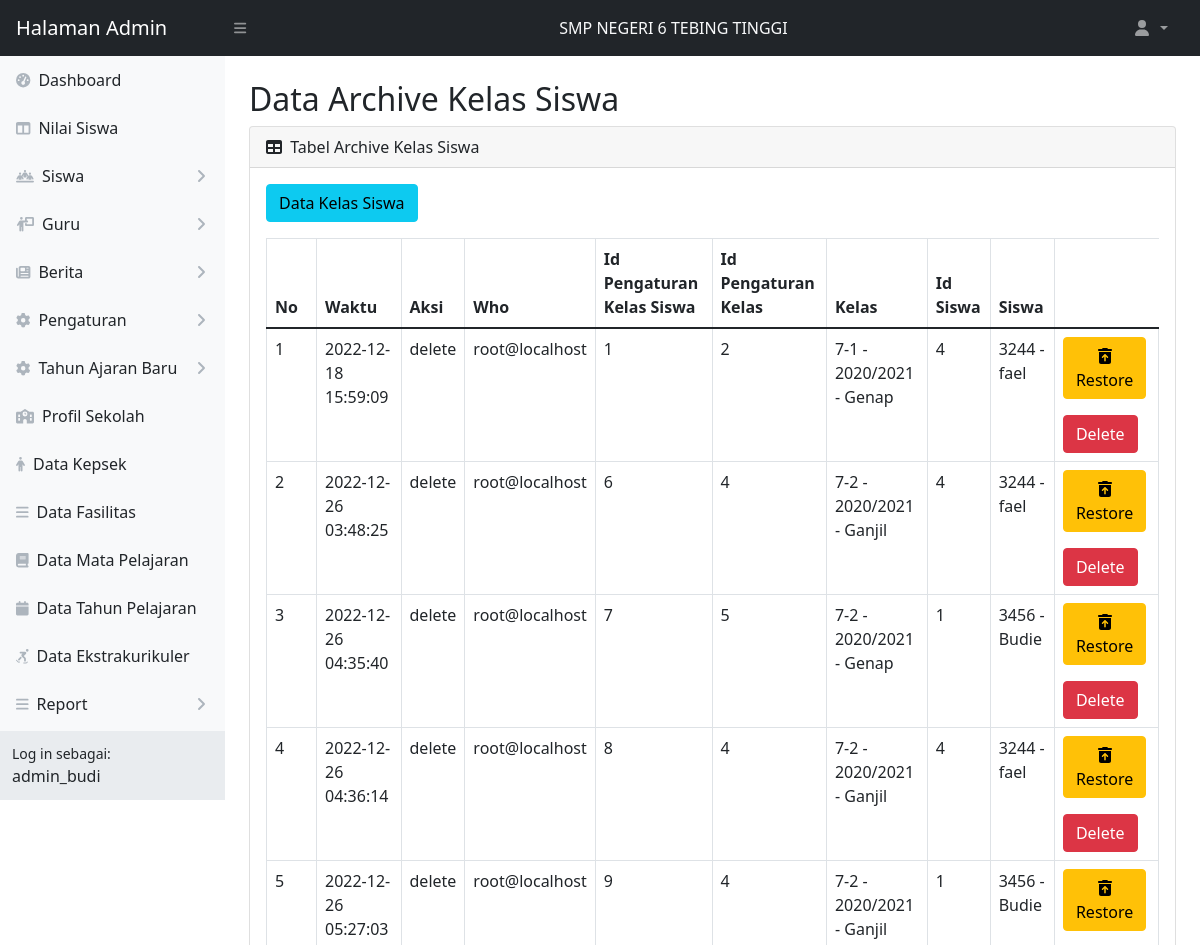
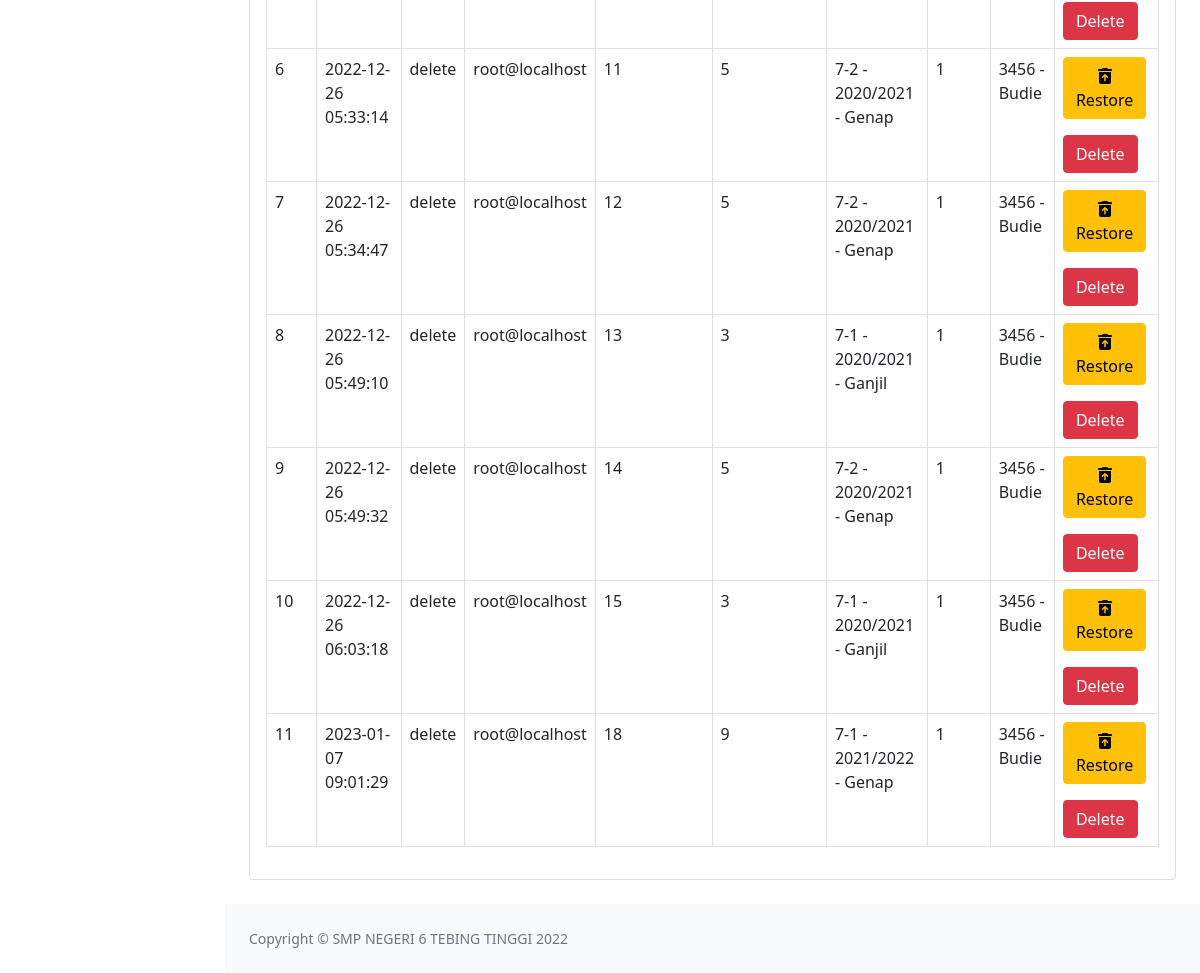
The app's page /web_app/admin/restore-kelas-siswa.php (signed in) with its own data (2 pictures, top to bottom).
### tables this page shows
CREATE TABLE `akun_admin` (
  `admin_id` int(11) NOT NULL,
  `username` varchar(15) NOT NULL,
  `nama_lengkap` varchar(50) NOT NULL,
  `password` varchar(60) NOT NULL
);

CREATE TABLE `log_pengaturan_kelas_siswa` (
  `id_log` int(11) NOT NULL,
  `waktu` timestamp NOT NULL DEFAULT current_timestamp() ON UPDATE current_timestamp(),
  `aksi` enum('insert','update','delete') NOT NULL,
  `who` varchar(50) NOT NULL,
  `id_pengaturan_kelas_siswa` int(11) NOT NULL,
  `old_id_pengaturan_kelas` char(11) NOT NULL,
  `new_id_pengaturan_kelas` char(11) NOT NULL,
  `old_id_siswa` char(11) NOT NULL,
  `new_id_siswa` char(11) NOT NULL
);

CREATE TABLE `pengaturan_kelas` (
  `id` int(11) NOT NULL,
  `nama` char(3) NOT NULL,
  `id_tahun_pelajaran` int(11) NOT NULL,
  `id_guru` int(11) NOT NULL
);

CREATE TABLE `tahun_pelajaran` (
  `id` int(11) NOT NULL,
  `tahun_pelajaran` varchar(9) NOT NULL,
  `semester` enum('Ganjil','Genap') NOT NULL
);

CREATE TABLE `siswa` (
  `id` int(11) NOT NULL,
  `nis` char(4) NOT NULL,
  `nisn` char(10) NOT NULL,
  `nama_lengkap` varchar(50) NOT NULL,
  `jenis_kelamin` enum('L','P') NOT NULL,
  `tempat_lahir` varchar(50) NOT NULL,
  `tanggal_lahir` date NOT NULL,
  `agama` enum('Islam','Katolik','Protestan','Buddha','Konghucu','Hindu') NOT NULL,
  `anak_ke` int(11) NOT NULL,
  `jumlah_saudara` int(11) NOT NULL,
  `berat_badan` int(11) NOT NULL,
  `tinggi_badan` int(11) NOT NULL,
  `gol_darah` enum('O','A','B','AB') NOT NULL,
  `no_hp` char(15) NOT NULL,
  `alamat` text NOT NULL,
  `status` enum('Aktif','Lulus','Pindah') NOT NULL,
  `foto` varchar(15) DEFAULT NULL
);

### web_app/admin/restore-kelas-siswa.php (the view, shortened to what this page needs)
<?php
    include 'koneksi.php';
    $admin = "SELECT username, nama_lengkap FROM akun_admin WHERE admin_id = '".$_SESSION['admin_id']."'";
    $data_admin = mysqli_query($koneksi, $admin);
    $get = mysqli_fetch_object($data_admin);
?>
<!DOCTYPE html>
<html lang="en">
    <head>
        <link href="https://cdn.jsdelivr.net/npm/simple-datatables@latest/dist/style.css" rel="stylesheet" />
        <link href="css/styles.css" rel="stylesheet" />
    </head>
    <body class="sb-nav-fixed">
        <?php
            include 'topnavbar.php';
            include 'sidebar.php';
        ?>
    <div id="layoutSidenav">
        <div id="layoutSidenav_content">
            <main>
                <div class="container-fluid px-4">
                    <h2 class="mt-4">Data Archive Kelas Siswa</h2>
                    <div class="card mb-4">
                        <div class="card-header">
                            <i class="fas fa-table me-1"></i>
                            Tabel Archive Kelas Siswa
                        </div>
                        <div class="card-body">
                            <a class="btn btn-info mb-3" href="pengaturan-kelas-siswa.php">Data Kelas Siswa</a>
                            <table id="example" class="dataTable-table">
                                    <thead>
                                        <tr>
                                            <th width="50px">No</th>
                                            <th>Waktu</th>
                                            <th>Aksi</th>
                                            <th>Who</th>
                                            <th>Id Pengaturan Kelas Siswa</th>
                                            <th>Id Pengaturan Kelas</th>
                                            <th>Kelas</th>
                                            <th>Id Siswa</th>
                                            <th>Siswa</th>
                                        </tr>
                                    </thead>
                                <tbody>
                                <?php
                                    $no = 1;
                                    $log = "SELECT * FROM log_pengaturan_kelas_siswa WHERE aksi='delete'";
                                    $query=mysqli_query($koneksi, $log);
                                    if(mysqli_num_rows($query)>0){
                                    while($data = mysqli_fetch_array($query)){
                                ?>
                                    <tr>
                                    <td><?php echo $no++?></td>
                                        <td><?php echo $data['waktu']?></td>
                                        <td><?php echo $data['aksi']?></td>
                                        <td><?php echo $data['who']?></td>
                                        <td><?php
                                            $idpks = $data['id_pengaturan_kelas_siswa'];
                                            echo $idpks;
                                            ?>
                                        </td>
                                        <td><?php
                                             $idpk = $data['old_id_pengaturan_kelas'];
                                             echo $idpk;
                                            ?>
                                        </td>
                                        <td><?php
                                             $kls = mysqli_query($koneksi, "SELECT p.nama, t.tahun_pelajaran, t.semester FROM pengaturan_kelas p JOIN tahun_pelajaran t ON t.id = p.id_tahun_pelajaran WHERE p.id = $idpk");
                                             $ke = mysqli_fetch_array($kls);
                                             $nama = $ke['nama'];
                                             $tp = $ke['tahun_pelajaran'];
                                             $sem = $ke['semester'];
                                        echo $nama; ?> - <?php echo $tp; ?> - <?php echo $sem;
                                            ?>
                                        </td>
                                        <td><?php
                                            $ids = $data['old_id_siswa'];
                                            echo $ids;
                                        ?></td>
                                        <td>
                                            <?php
                                             $s = mysqli_query($koneksi, "SELECT nis, nama_lengkap FROM siswa WHERE id = $ids");
                                             $si = mysqli_fetch_array($s);
                                             $nis = $si['nis'];
                                            $nama = $si['nama_lengkap'];
                                            echo $nis; ?> - <?php echo $nama;
                                            ?>
                                        </td>
                                        <td>
                                             <a class="btn btn-warning" href="restore-kelas-siswa.php?idrestorepks=<?php echo $data['id_pengaturan_kelas_siswa']?>" onclick="return confirm('Apakah anda yakin untuk restore data??')">
                                             <div class="sb-nav-link-icon"><i class="fas fa-trash-can-arrow-up"></i></div>
                                             Restore
                                            </a>
                                            <a class="btn btn-danger mt-3" href="restore-kelas-siswa.php?iddeletepks=<?php echo $data['id_log']?>" onclick="return confirm('Apakah anda yakin untuk menghapus data?? Data yang terhapus tidak bisa dikembalikan!!')">
                                              Delete
                                            </a>
                                        </td>
                                    </tr>
                                <?php }} ?>
                                </tbody>
                            </table>
                        </div>
                    </div>
                </div>
            </main>
            <?php
                include 'footer.php';
            ?>
        </div>
    </div>
</body>
</html>

### web_app/admin/sidebar.php (shortened to what this page needs)
<div id="layoutSidenav">
            <div id="layoutSidenav_nav">
                <nav class="sb-sidenav accordion sb-sidenav-light" id="sidenavAccordion">
                    <div class="sb-sidenav-menu">
                        <div class="nav">
                            <a class="nav-link" href="index.php">
                                <div class="sb-nav-link-icon"><i class="fas fa-tachometer-alt"></i></div>
                                Dashboard
                            </a>
                            <a class="nav-link" href="tabel-nilai.php">
                                <div class="sb-nav-link-icon"><i class="fas fa-columns"></i></div>
                                Nilai Siswa
                            </a>
                                    <a class="nav-link collapsed" href="#" data-bs-toggle="collapse" data-bs-target="#pagesCollapseSiswa" aria-expanded="false" aria-controls="pagesCollapseAuth">
                                        <div class="sb-nav-link-icon"><i class="fas fa-people-line"></i></div>
                                        Siswa
                                        <div class="sb-sidenav-collapse-arrow"><i class="fas fa-angle-down"></i></div>
                                    </a>
                                    <a class="nav-link collapsed" href="#" data-bs-toggle="collapse" data-bs-target="#pagesCollapseGuru" aria-expanded="false" aria-controls="pagesCollapseAuth">
                                        <div class="sb-nav-link-icon"><i class="fas fa-person-chalkboard"></i></div>
                                        Guru
                                        <div class="sb-sidenav-collapse-arrow"><i class="fas fa-angle-down"></i></div>
                                    </a>
                                    <a class="nav-link collapsed" href="#" data-bs-toggle="collapse" data-bs-target="#pagesCollapseBerita" aria-expanded="false" aria-controls="pagesCollapseAuth">
                                        <div class="sb-nav-link-icon"><i class="fas fa-newspaper"></i></div>
                                        Berita
                                        <div class="sb-sidenav-collapse-arrow"><i class="fas fa-angle-down"></i></div>
                                    </a>
                                    <a class="nav-link collapsed" href="#" data-bs-toggle="collapse" data-bs-target="#pagesCollapsePengaturan" aria-expanded="false" aria-controls="pagesCollapseAuth">
                                        <div class="sb-nav-link-icon"><i class="fas fa-gear"></i></div>
                                        Pengaturan
                                        <div class="sb-sidenav-collapse-arrow"><i class="fas fa-angle-down"></i></div>
                                    </a>
                                    <a class="nav-link collapsed" href="#" data-bs-toggle="collapse" data-bs-target="#pagesCollapseTA" aria-expanded="false" aria-controls="pagesCollapseAuth">
                                        <div class="sb-nav-link-icon"><i class="fas fa-gear"></i></div>
                                        Tahun Ajaran Baru
                                        <div class="sb-sidenav-collapse-arrow"><i class="fas fa-angle-down"></i></div>
                                    </a>
                                    <a class="nav-link" href="profil-sekolah.php">
                                        <div class="sb-nav-link-icon"><i class="fas fa-school"></i></div>
                                        Profil Sekolah
                                    </a>
                                    <a class="nav-link" href="tabel-kepsek.php">
                                        <div class="sb-nav-link-icon"><i class="fas fa-person"></i></div>
                                        Data Kepsek
                                    </a>
                                    <a class="nav-link" href="tabel-fasilitas.php">
                                        <div class="sb-nav-link-icon"><i class="fas fa-bars"></i></div>
                                        Data Fasilitas
                                    </a>
                                    <a class="nav-link" href="tabel-matapelajaran.php">
                                        <div class="sb-nav-link-icon"><i class="fas fa-book"></i></div>
                                        Data Mata Pelajaran
                                    </a>
                                    <a class="nav-link" href="tabel-tahunpelajaran.php">
                                        <div class="sb-nav-link-icon"><i class="fas fa-calendar"></i></div>
                                        Data Tahun Pelajaran
                                    </a>
                                    <a class="nav-link" href="tabel-ekstrakurikuler.php">
                                        <div class="sb-nav-link-icon"><i class="fas fa-person-skating"></i></div>
                                        Data Ekstrakurikuler
                                    </a>
                                    <a class="nav-link collapsed" href="#" data-bs-toggle="collapse" data-bs-target="#pagesCollapseReport" aria-expanded="false" aria-controls="pagesCollapseAuth">
                                        <div class="sb-nav-link-icon"><i class="fas fa-bars"></i></div>
                                        Report
                                        <div class="sb-sidenav-collapse-arrow"><i class="fas fa-angle-down"></i></div>
                                    </a>
                                    <a class="nav-link collapsed" href="#" data-bs-toggle="collapse" data-bs-target="#pagesCollapseTrash" aria-expanded="false" aria-controls="pagesCollapseAuth">
                                    </a>
                        </div>
                    </div>
                    <div class="sb-sidenav-footer">
                        <div class="small">Log in sebagai:</div>
                        <?php echo $get->username ?>
                    </div>
                </nav>
            </div>

### records on screen
akun_admin: username "admin_budi"
log_pengaturan_kelas_siswa: waktu "2022-12-18 15:59:09", aksi "delete", who "root@localhost", id_pengaturan_kelas_siswa "1", old_id_pengaturan_kelas "2", pengaturan_kelas.nama "7-1", tahun_pelajaran.tahun_pelajaran "2020/2021", tahun_pelajaran.semester "Genap", old_id_siswa "4", siswa.nis "3244", siswa.nama_lengkap "fael"
log_pengaturan_kelas_siswa: waktu "2022-12-26 03:48:25", aksi "delete", who "root@localhost", id_pengaturan_kelas_siswa "6", old_id_pengaturan_kelas "4", pengaturan_kelas.nama "7-2", tahun_pelajaran.tahun_pelajaran "2020/2021", tahun_pelajaran.semester "Ganjil", old_id_siswa "4", siswa.nis "3244", siswa.nama_lengkap "fael"
log_pengaturan_kelas_siswa: waktu "2022-12-26 04:35:40", aksi "delete", who "root@localhost", id_pengaturan_kelas_siswa "7", old_id_pengaturan_kelas "5", pengaturan_kelas.nama "7-2", tahun_pelajaran.tahun_pelajaran "2020/2021", tahun_pelajaran.semester "Genap", old_id_siswa "1", siswa.nis "3456", siswa.nama_lengkap "Budie"
log_pengaturan_kelas_siswa: waktu "2022-12-26 04:36:14", aksi "delete", who "root@localhost", id_pengaturan_kelas_siswa "8", old_id_pengaturan_kelas "4", pengaturan_kelas.nama "7-2", tahun_pelajaran.tahun_pelajaran "2020/2021", tahun_pelajaran.semester "Ganjil", old_id_siswa "4", siswa.nis "3244", siswa.nama_lengkap "fael"
log_pengaturan_kelas_siswa: waktu "2022-12-26 05:27:03", aksi "delete", who "root@localhost", id_pengaturan_kelas_siswa "9", old_id_pengaturan_kelas "4", pengaturan_kelas.nama "7-2", tahun_pelajaran.tahun_pelajaran "2020/2021", tahun_pelajaran.semester "Ganjil", old_id_siswa "1", siswa.nis "3456", siswa.nama_lengkap "Budie"
log_pengaturan_kelas_siswa: waktu "2022-12-26 05:33:14", aksi "delete", who "root@localhost", id_pengaturan_kelas_siswa "11", old_id_pengaturan_kelas "5", pengaturan_kelas.nama "7-2", tahun_pelajaran.tahun_pelajaran "2020/2021", tahun_pelajaran.semester "Genap", old_id_siswa "1", siswa.nis "3456", siswa.nama_lengkap "Budie"
log_pengaturan_kelas_siswa: waktu "2022-12-26 05:34:47", aksi "delete", who "root@localhost", id_pengaturan_kelas_siswa "12", old_id_pengaturan_kelas "5", pengaturan_kelas.nama "7-2", tahun_pelajaran.tahun_pelajaran "2020/2021", tahun_pelajaran.semester "Genap", old_id_siswa "1", siswa.nis "3456", siswa.nama_lengkap "Budie"
log_pengaturan_kelas_siswa: waktu "2022-12-26 05:49:10", aksi "delete", who "root@localhost", id_pengaturan_kelas_siswa "13", old_id_pengaturan_kelas "3", pengaturan_kelas.nama "7-1", tahun_pelajaran.tahun_pelajaran "2020/2021", tahun_pelajaran.semester "Ganjil", old_id_siswa "1", siswa.nis "3456", siswa.nama_lengkap "Budie"
log_pengaturan_kelas_siswa: waktu "2022-12-26 05:49:32", aksi "delete", who "root@localhost", id_pengaturan_kelas_siswa "14", old_id_pengaturan_kelas "5", pengaturan_kelas.nama "7-2", tahun_pelajaran.tahun_pelajaran "2020/2021", tahun_pelajaran.semester "Genap", old_id_siswa "1", siswa.nis "3456", siswa.nama_lengkap "Budie"
log_pengaturan_kelas_siswa: waktu "2022-12-26 06:03:18", aksi "delete", who "root@localhost", id_pengaturan_kelas_siswa "15", old_id_pengaturan_kelas "3", pengaturan_kelas.nama "7-1", tahun_pelajaran.tahun_pelajaran "2020/2021", tahun_pelajaran.semester "Ganjil", old_id_siswa "1", siswa.nis "3456", siswa.nama_lengkap "Budie"
log_pengaturan_kelas_siswa: waktu "2023-01-07 09:01:29", aksi "delete", who "root@localhost", id_pengaturan_kelas_siswa "18", old_id_pengaturan_kelas "9", pengaturan_kelas.nama "7-1", tahun_pelajaran.tahun_pelajaran "2021/2022", tahun_pelajaran.semester "Genap", old_id_siswa "1", siswa.nis "3456", siswa.nama_lengkap "Budie"
